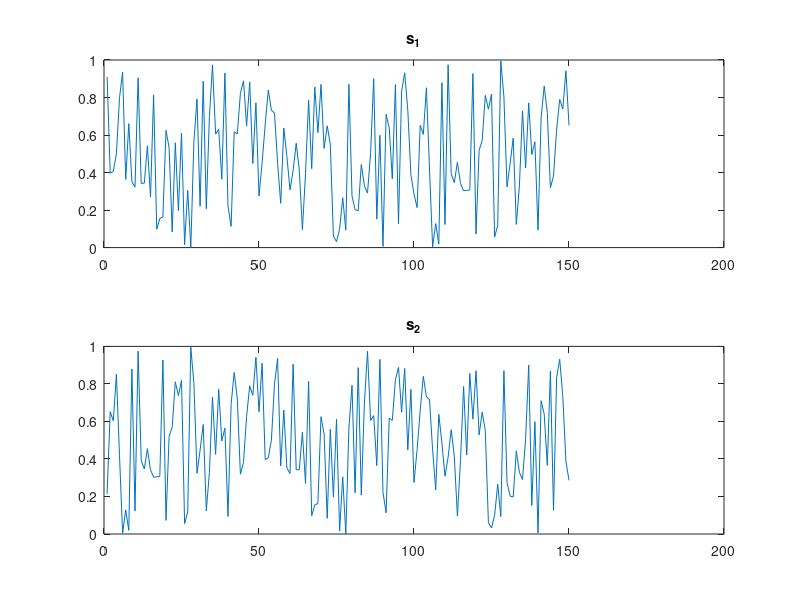
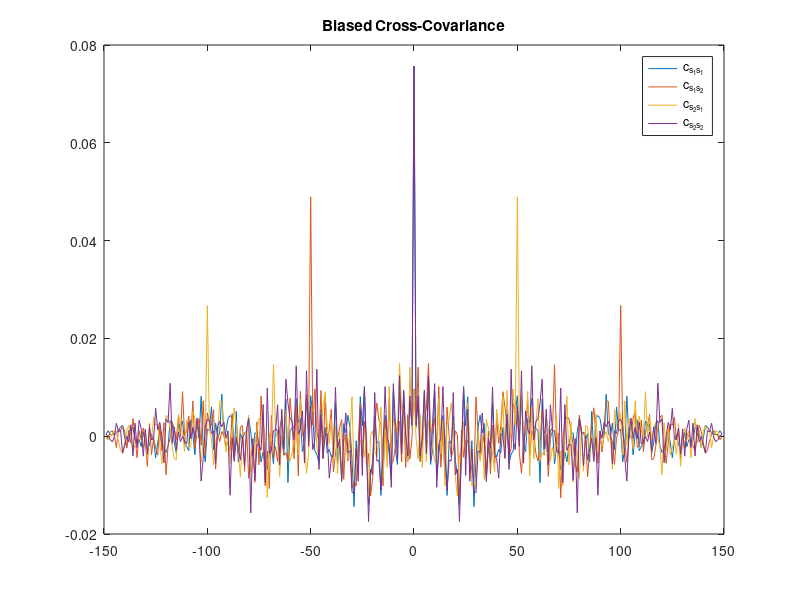
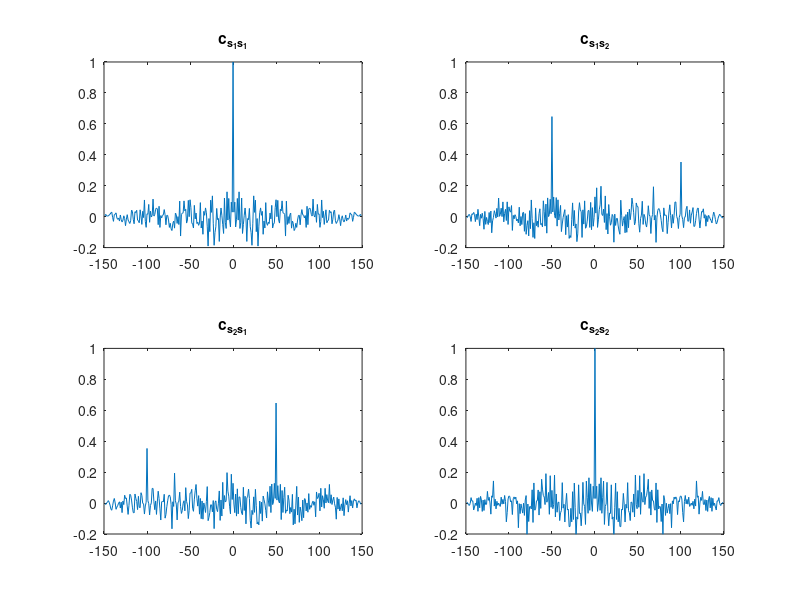

The MATLAB source for these figures, in order:
clc;
close all;

% Parameters
shft = 50;
s1 = rand(150, 1);              % Generate random signal s1
s2 = circshift(s1, [shft, 0]);  % Shift s1 circularly by 'shft' samples
s = [s1, s2];                   % Construct a matrix with two channels

% Plot s1 and s2 in subplots
subplot(2, 1, 1);
plot(s1);
title('s_1');

subplot(2, 1, 2);
plot(s2);
title('s_2');

% Compute the biased cross-covariance
[c, lg] = xcov(s, 'biased');
figure(2);
plot(lg, c);
legend('c_{s_1s_1}', 'c_{s_1s_2}', 'c_{s_2s_1}', 'c_{s_2s_2}');
title('Biased Cross-Covariance');

% Compute the normalized cross-covariance (unity at zero lag)
[c, lg] = xcov(s, 'coeff');
figure(3);

% Plot each cross-covariance sequence in its own subplot
for a = 1:2
    for b = 1:2
        nm = 2 * (a - 1) + b;  % Calculate subplot index
        subplot(2, 2, nm);
        plot(lg, c(:, nm));
        title(sprintf('c_{s_%ds_%d}', a, b));
        axis([-150 150 -0.2 1]);
    end
end
